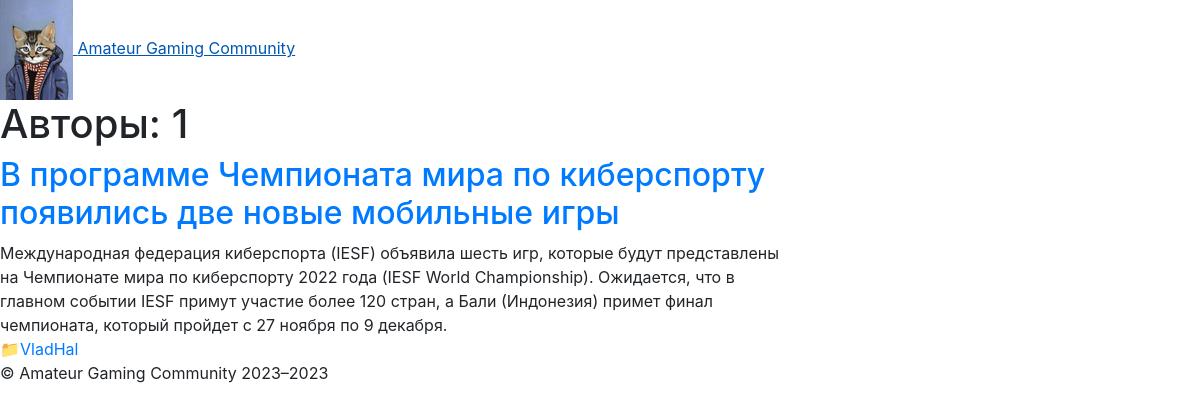
The page /homeblog/author/1/ on the database its author committed.
### homeblog/models.py (models this page shows, shortened)
class Article(models.Model):
    author = models.ForeignKey(Author, on_delete=models.CASCADE,  null=True, related_name="author")
    title = models.CharField(max_length=255)
    summary = models.TextField()
    full_text = models.TextField()
    category = models.CharField(max_length=255)
    pubdate = models.DateTimeField()
    slug = models.CharField(max_length=255, unique=True)
    og_image = models.ImageField(upload_to='images', null=True)
    def get_absolute_url(self):
        return reverse('article_page', kwargs={'slug': self.slug})
    def get_author_url(self):
        return reverse('author_page', kwargs={'author': self.author})

class Author(models.Model):
    authorUser = models.OneToOneField(User, on_delete=models.CASCADE)
    ratingAuthor = models.SmallIntegerField(default=0)
    def __str__(self):
        return f"{self.authorUser}"

### homeblog/views.py (the view)
# urls.py: path('homeblog/author/<slug:author>/', author_page, name='author_page')
def author_page(request, author):
    articles = Article.objects.filter(author=author)
    context = global_context | {'articles': articles, 'author': author}
    return render(request, 'author_page.html', context)

### homeblog/templates/author_page.html (shortened to what this page needs)
{% extends 'base.html' %}
{% load static %}
{% block page_header %}
<a href="{% url 'home_page' %}">
    <img src="{% static 'homeblog/img/avatar.jpeg' %}" />
    <span class="author-name">{{ author_name }}</span>
</a>
{% endblock %}
{% block content %}
    <div class="row">
        <div class="col-lg-8 col-md-12">
            <div class="article-list">
                <h1>Авторы: {{ author }}</h1>
                {% for article in articles %}
                    <div class="article">
                        <h2 class="article-title">
                            <a href="{{ article.get_absolute_url }}">{{ article.title | safe }}</a>
                        <div class="article-text">{{ article.summary | safe }}</div>
                        <div class="article-footer">
                            📁<a href="{{ article.get_author_url }}">{{ article.author }}</a>
                        </div>
                    </div>
                {% endfor %}
            </div>
        </div>
    </div>
{% endblock %}

### homeblog/static/homeblog/css/style.css (style rules this page uses)
html, body { height: 100%; font-family: 'Roboto', sans-serif; -webkit-font-smoothing: antialiased; font-smoothing: antialiased; }
h1, h2, h3, h4, h5, h6 { margin: 0; font-weight: 500; color: #131313; }
h1 { font-size: 70px; }
h2 { font-size: 36px; }
img { max-width: 100%; }

### rows shown on the page
Article: title "В программе Чемпионата мира по киберспорту появились две новые мобильные игры", summary "Международная федерация киберспорта (IESF) объявила шесть игр, которые будут представлены на Чемпионате мира по киберспорту 2022 года (IESF World Championship). Ожидается, что в главном событии IESF примут участие более 120 стран, а Бали (Индонезия) примет финал чемпионата, который пройдет с 27 ноября по 9 декабря.", author "VladHal"

### other values the page prints
{{ author_name }} "Amateur Gaming Community"
{{ author }} "1"
